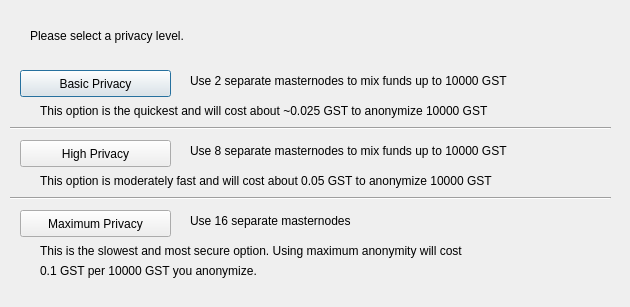
<?xml version="1.0" encoding="UTF-8"?>
<ui version="4.0">
 <class>ObfuscationConfig</class>
 <widget class="QDialog" name="ObfuscationConfig">
  <property name="geometry">
   <rect>
    <x>0</x>
    <y>0</y>
    <width>630</width>
    <height>307</height>
   </rect>
  </property>
  <property name="windowTitle">
   <string>Configure Obfuscation</string>
  </property>
  <widget class="QPushButton" name="buttonBasic">
   <property name="geometry">
    <rect>
     <x>20</x>
     <y>70</y>
     <width>151</width>
     <height>27</height>
    </rect>
   </property>
   <property name="text">
    <string>Basic Privacy</string>
   </property>
  </widget>
  <widget class="QPushButton" name="buttonHigh">
   <property name="geometry">
    <rect>
     <x>20</x>
     <y>140</y>
     <width>151</width>
     <height>27</height>
    </rect>
   </property>
   <property name="text">
    <string>High Privacy</string>
   </property>
  </widget>
  <widget class="QPushButton" name="buttonMax">
   <property name="geometry">
    <rect>
     <x>20</x>
     <y>210</y>
     <width>151</width>
     <height>27</height>
    </rect>
   </property>
   <property name="text">
    <string>Maximum Privacy</string>
   </property>
  </widget>
  <widget class="QLabel" name="label">
   <property name="geometry">
    <rect>
     <x>30</x>
     <y>20</y>
     <width>571</width>
     <height>31</height>
    </rect>
   </property>
   <property name="text">
    <string>Please select a privacy level.</string>
   </property>
  </widget>
  <widget class="QLabel" name="label_2">
   <property name="geometry">
    <rect>
     <x>190</x>
     <y>70</y>
     <width>421</width>
     <height>21</height>
    </rect>
   </property>
   <property name="text">
    <string>Use 2 separate masternodes to mix funds up to 10000 GST</string>
   </property>
  </widget>
  <widget class="QLabel" name="label_3">
   <property name="geometry">
    <rect>
     <x>190</x>
     <y>140</y>
     <width>411</width>
     <height>21</height>
    </rect>
   </property>
   <property name="text">
    <string>Use 8 separate masternodes to mix funds up to 10000 GST</string>
   </property>
  </widget>
  <widget class="QLabel" name="label_4">
   <property name="geometry">
    <rect>
     <x>190</x>
     <y>210</y>
     <width>421</width>
     <height>21</height>
    </rect>
   </property>
   <property name="text">
    <string>Use 16 separate masternodes</string>
   </property>
  </widget>
  <widget class="QLabel" name="label_6">
   <property name="geometry">
    <rect>
     <x>40</x>
     <y>100</y>
     <width>561</width>
     <height>21</height>
    </rect>
   </property>
   <property name="text">
    <string>This option is the quickest and will cost about ~0.025 GST to anonymize 10000 GST</string>
   </property>
  </widget>
  <widget class="QLabel" name="label_7">
   <property name="geometry">
    <rect>
     <x>40</x>
     <y>170</y>
     <width>561</width>
     <height>21</height>
    </rect>
   </property>
   <property name="text">
    <string>This option is moderately fast and will cost about 0.05 GST to anonymize 10000 GST</string>
   </property>
  </widget>
  <widget class="QLabel" name="label_8">
   <property name="geometry">
    <rect>
     <x>40</x>
     <y>240</y>
     <width>561</width>
     <height>21</height>
    </rect>
   </property>
   <property name="text">
    <string>This is the slowest and most secure option. Using maximum anonymity will cost</string>
   </property>
  </widget>
  <widget class="QLabel" name="label_9">
   <property name="geometry">
    <rect>
     <x>40</x>
     <y>260</y>
     <width>561</width>
     <height>21</height>
    </rect>
   </property>
   <property name="text">
    <string>0.1 GST per 10000 GST you anonymize.</string>
   </property>
  </widget>
  <widget class="Line" name="line">
   <property name="geometry">
    <rect>
     <x>10</x>
     <y>120</y>
     <width>601</width>
     <height>16</height>
    </rect>
   </property>
   <property name="orientation">
    <enum>Qt::Horizontal</enum>
   </property>
  </widget>
  <widget class="Line" name="line_2">
   <property name="geometry">
    <rect>
     <x>10</x>
     <y>190</y>
     <width>601</width>
     <height>16</height>
    </rect>
   </property>
   <property name="orientation">
    <enum>Qt::Horizontal</enum>
   </property>
  </widget>
 </widget>
 <resources/>
 <connections/>
</ui>
